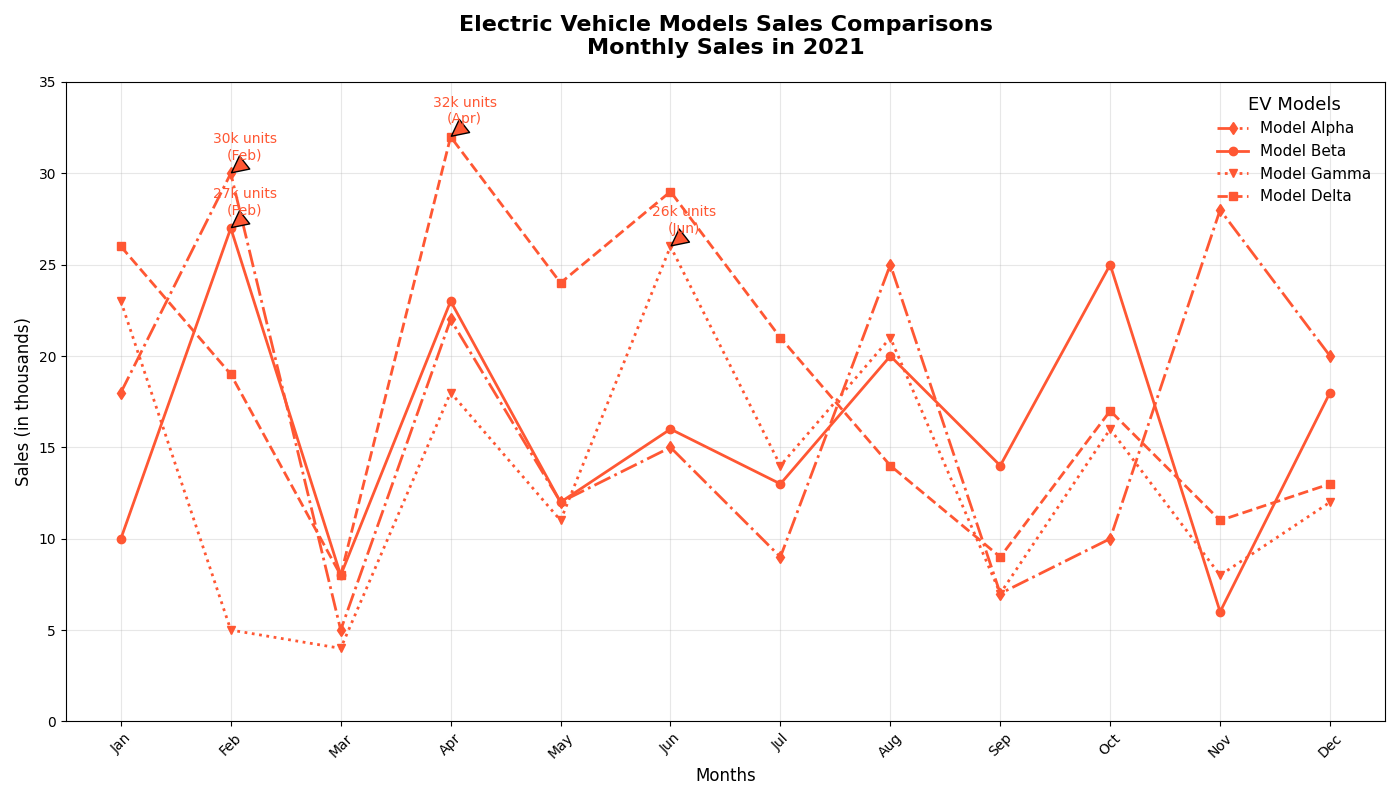

This figure's Python source:
import matplotlib.pyplot as plt
import numpy as np

months = np.array(['Jan', 'Feb', 'Mar', 'Apr', 'May', 'Jun', 
                   'Jul', 'Aug', 'Sep', 'Oct', 'Nov', 'Dec'])

model_alpha_sales = np.array([18, 30, 5, 22, 12, 15, 9, 25, 7, 10, 28, 20])
model_beta_sales = np.array([10, 27, 8, 23, 12, 16, 13, 20, 14, 25, 6, 18])
model_gamma_sales = np.array([23, 5, 4, 18, 11, 26, 14, 21, 7, 16, 8, 12])
model_delta_sales = np.array([26, 19, 8, 32, 24, 29, 21, 14, 9, 17, 11, 13])

fig, ax = plt.subplots(figsize=(14, 8))
common_color = '#FF5733'
labels = ['Model Alpha', 'Model Beta', 'Model Gamma', 'Model Delta']
linestyles = ['-.', '-', ':', '--']
markers = ['d', 'o', 'v', 's']

for sales, label, linestyle, marker in zip(
    [model_alpha_sales, model_beta_sales, model_gamma_sales, model_delta_sales],
    labels, linestyles, markers):

    ax.plot(months, sales, marker=marker, label=label, linestyle=linestyle, linewidth=2, color=common_color)

for sales, label in zip(
    [model_alpha_sales, model_beta_sales, model_gamma_sales, model_delta_sales],
    labels):

    peak_month_index = np.argmax(sales)
    peak_month = months[peak_month_index]
    peak_sales = sales[peak_month_index]

    ax.annotate(
        f'{peak_sales}k units\n({peak_month})', 
        xy=(peak_month_index, peak_sales), 
        xytext=(10, 10),
        textcoords='offset points',
        arrowprops=dict(facecolor=common_color, shrink=0.05),
        fontsize=10, color=common_color, ha='center'
    )

ax.set_title('Electric Vehicle Models Sales Comparisons\nMonthly Sales in 2021', fontsize=16, weight='bold', pad=20)
ax.set_xlabel('Months', fontsize=12)
ax.set_ylabel('Sales (in thousands)', fontsize=12)
ax.legend(title='EV Models', title_fontsize='13', fontsize='11', loc='upper right', frameon=False)
ax.grid(True, linestyle='-', alpha=0.3)
ax.set_xlim(-0.5, len(months)-0.5)
ax.set_ylim(0, 35)
plt.xticks(np.arange(len(months)), months, rotation=45)
plt.tight_layout()

plt.show()
